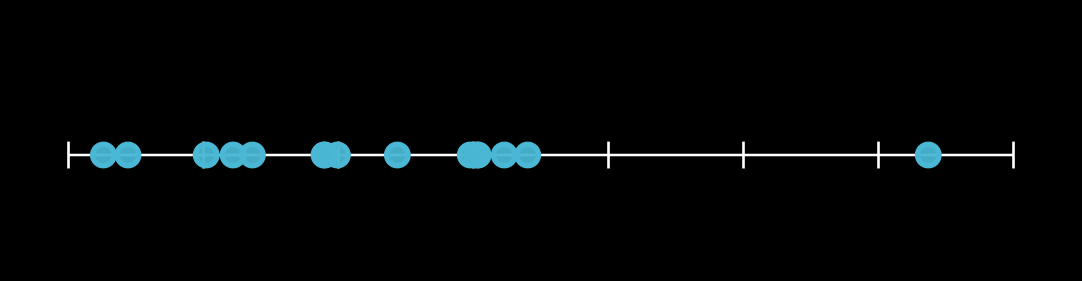

The script that drew this image:
from manim import *

data = [1.8929,
       6.3687,
       3.228,
       1.2192,
       0.2585,
       0.4404,
       3.0278,
       1.9918,
       3.4013,
       3.0343,
       1.0201,
       2.436,
       1.8981,
       2.9764,
       1.3621
]
class NumberLine(Scene):
    def construct(self):
        nl = NumberLine( x_range=[0, 7])
        self.add(nl)
        for d in data:
            self.add(Circle(stroke_color=BLUE,fill_color=BLUE, radius=.08, fill_opacity=.95).move_to(nl.n2p(d)))
